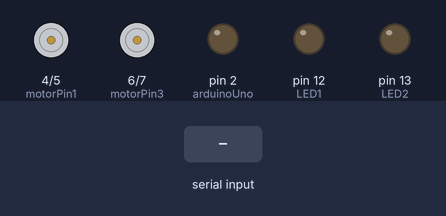
The sketch below on a simulated Arduino Uno, built with avr-gcc and run on an emulated ATmega328P. Parts: motor-driver pin pairs drawn as motors (green arrow = first pin HIGH = forward, orange = second pin HIGH = backward, longer = more drive, scaled by the enable pin), output pins drawn as LEDs (lit = HIGH). The test bench sets the inputs (shaded band).

Above: at 1.2 s.
1.3 s: "B" received over Serial
At 2.2 s:
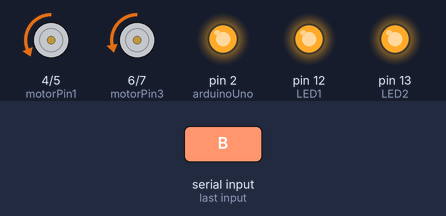
2.8 s: "X" received over Serial
At 3.4 s:
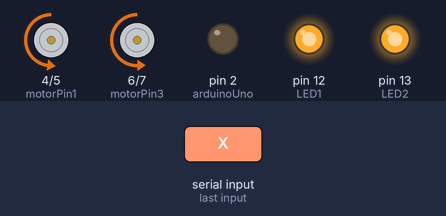
4.3 s: "x" received over Serial
At 5.5 s:
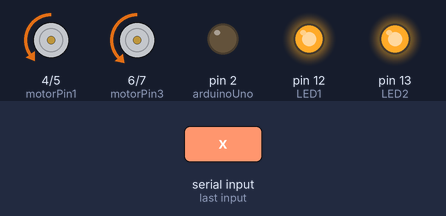
5.8 s: "F" received over Serial
At 6.8 s:
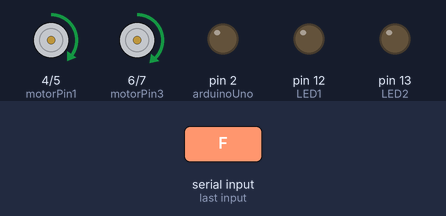
7.3 s: "L" received over Serial
At 8.0 s:
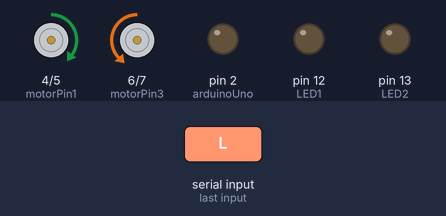
8.8 s: "R" received over Serial
At 9.1 s:
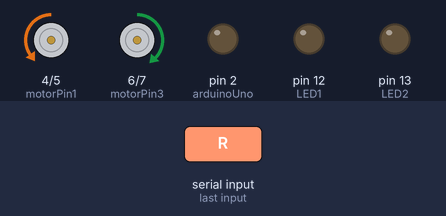
Timing chart, 0 to 11.3 s (numbered marks = the images above; inputs shaded):
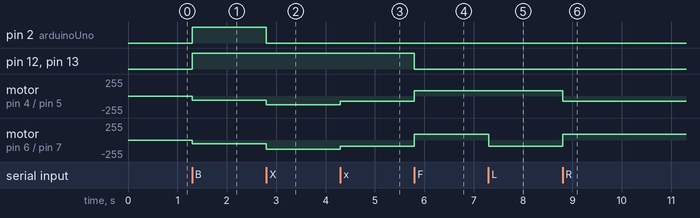

The sketch:

project.ino
```cpp
// this is the source code for the RC Car group project made by the Delta university students:

// Name:                  ID:
// Ahmed Salah El Kadii   1221196
// Ahmed Mahmoud Gamal    1221282
// Zeyad Tarek Serag      1221083
// Lina Mohamed Fouad     1221158
//
// description:
// This code is for the Arduino Uno that is used to control the RC Car, it receives commands from the HC-05 Bluetooth module and controls the motors accordingly.
//
// features
// 1- The car can move forwards, backwards, left, right, and stop.
// 2- The car can move at different speeds.
// 3- The car can have its reverse mode disabled.
// 4- The car has backup LEDs that turn on when the car is moving backwards.
// 5- The car has a backup sensor that can detect an obstacle behind it (check the uno code).

//MotorsA&B
int motorPin1 = 4;
int motorPin2 = 5;
int enableA = 9;
//MotorsC&D
int motorPin3 = 6;
int motorPin4 = 7;
int enableB = 10;

// Both motors on each side would be connected in parallel to the same pins, the car would move similar to a tank

//BackUp LEDS
int LED1 = 12;
int LED2 = 13;

//Variables
int distance = 0;
int speedA = 80;
int speedB = 90;
int direction = 0; // Variable to store the direction of the car, 1 means forwards and -1 means backwards 0 means stopped
int arduinoUno = 2;

void setup() {
    Serial.begin(9600); //Initializing a serial connection between the arduinoand the HC-05
    pinMode(motorPin1, OUTPUT);
    pinMode(motorPin2, OUTPUT);
    pinMode(motorPin3, OUTPUT);
    pinMode(motorPin4, OUTPUT);
    pinMode(arduinoUno, OUTPUT);
    pinMode(enableA, OUTPUT);
    pinMode(enableB, OUTPUT);
    pinMode(LED1, OUTPUT);
    pinMode(LED2, OUTPUT);
    digitalWrite(LED1, LOW);
    digitalWrite(LED2, LOW);
    analogWrite(enableA, speedA);
    analogWrite(enableB, speedB);
}

void loop() {
    char input; // Variable to store Bluetooth input

    if (Serial.available() > 0) {
        input = Serial.read(); // Read Bluetooth input
        if (input == 'B') {
            speedA = 65;
            speedB = 55;
            analogWrite(enableA, speedA);
            analogWrite(enableB, speedB);
        } else if (input != 'X' && input != 'x') {
            speedA = 80;
            speedB = 90;
            analogWrite(enableA, speedA);
            analogWrite(enableB, speedB);
        }
        switch (input) {
            case 'X':
                speedA = 130;
                speedB = 140;
                digitalWrite(arduinoUno, LOW);
                analogWrite(enableA, speedA);
                analogWrite(enableB, speedB);
                break;
            case 'x':
                speedA = 80;
                speedB = 90;
                digitalWrite(arduinoUno, LOW);
                analogWrite(enableA, speedA);
                analogWrite(enableB, speedB);
                break;
            case 'F':
                digitalWrite(LED1, LOW);
                digitalWrite(LED2, LOW);
                digitalWrite(arduinoUno, LOW);
                Move(1, 1);
                break;
            case 'B':
                digitalWrite(LED1, HIGH);
                digitalWrite(LED2, HIGH);
                Move(-1, -1);
                digitalWrite(arduinoUno, HIGH);
                break;
            case 'L':
                digitalWrite(LED1, LOW);
                digitalWrite(LED2, LOW);
                digitalWrite(arduinoUno, LOW);
                Move(1, -1);
                break;
            case 'R':
                digitalWrite(LED1, LOW);
                digitalWrite(LED2, LOW);
                digitalWrite(arduinoUno, LOW);
                Move(-1, 1);
                break;
            case 'S':
                digitalWrite(LED1, LOW);
                digitalWrite(LED2, LOW);
                digitalWrite(arduinoUno, LOW);
                Move(0, 0);
                break;
            default:
                break;
        }
    } else {
        input = 'S'; // Default to 'S' if no input
    }
}

void Move(int directionL, int directionR) {
    if (directionL == 1) {
        digitalWrite(motorPin1, HIGH);
        digitalWrite(motorPin2, LOW);
    } else if (directionL == -1) {
        digitalWrite(motorPin1, LOW);
        digitalWrite(motorPin2, HIGH);
    } else {
        digitalWrite(motorPin1, LOW);
        digitalWrite(motorPin2, LOW);
    }

    if (directionR == 1) {
        digitalWrite(motorPin3, HIGH);
        digitalWrite(motorPin4, LOW);
    } else if (directionR == -1) {
        digitalWrite(motorPin3, LOW);
        digitalWrite(motorPin4, HIGH);
    } else {
        digitalWrite(motorPin3, LOW);
        digitalWrite(motorPin4, LOW);
    }

    if (directionL == 0 && directionR == 0) direction = 0;
    else if (directionL == 1 && directionR == 1) direction = 1;
    else if (directionL == -1 && directionR == -1) direction = -1;
}
```

Measured:
- after the input at 1.3 s, pin 2 (arduinoUno), pin 12 (LED1), pin 13 (LED2): LOW → HIGH at once; motor on pin 4 (motorPin1) / pin 5 (motorPin2): stopped → backward 65/255 at once; motor on pin 6 (motorPin3) / pin 7 (motorPin4): stopped → backward 55/255 at once
- after the input at 2.8 s, pin 2 (arduinoUno): HIGH → LOW at once; motor on pin 4 (motorPin1) / pin 5 (motorPin2): backward 65/255 → backward 130/255 at once; motor on pin 6 (motorPin3) / pin 7 (motorPin4): backward 55/255 → backward 140/255 at once
- after the input at 4.3 s, motor on pin 4 (motorPin1) / pin 5 (motorPin2): backward 130/255 → backward 80/255 at once; motor on pin 6 (motorPin3) / pin 7 (motorPin4): backward 140/255 → backward 90/255 at once
- after the input at 5.8 s, pin 12 (LED1), pin 13 (LED2): HIGH → LOW at once; motor on pin 4 (motorPin1) / pin 5 (motorPin2): backward 80/255 → forward 80/255 at once; motor on pin 6 (motorPin3) / pin 7 (motorPin4): backward 90/255 → forward 90/255 at once
- after the input at 7.3 s, motor on pin 6 (motorPin3) / pin 7 (motorPin4): forward 90/255 → backward 90/255 at once
- after the input at 8.8 s, motor on pin 4 (motorPin1) / pin 5 (motorPin2): forward 80/255 → backward 80/255 at once; motor on pin 6 (motorPin3) / pin 7 (motorPin4): backward 90/255 → forward 90/255 at once
